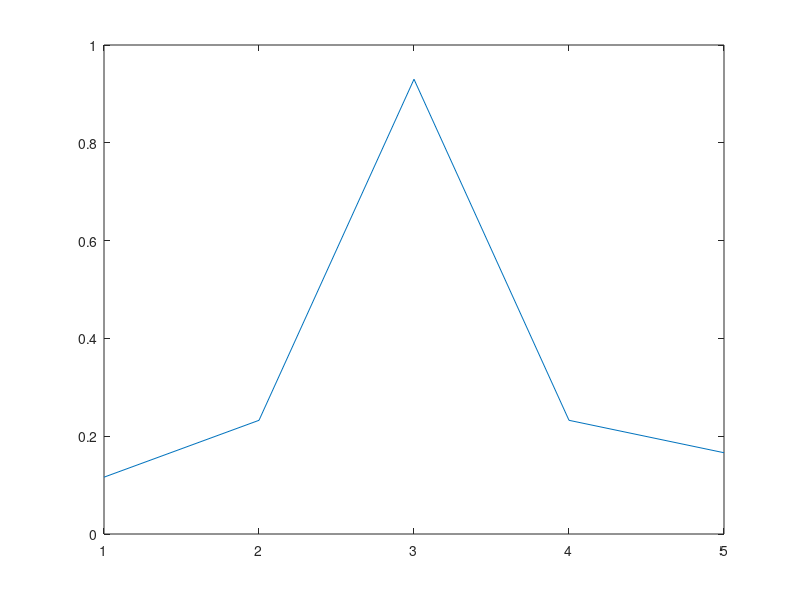
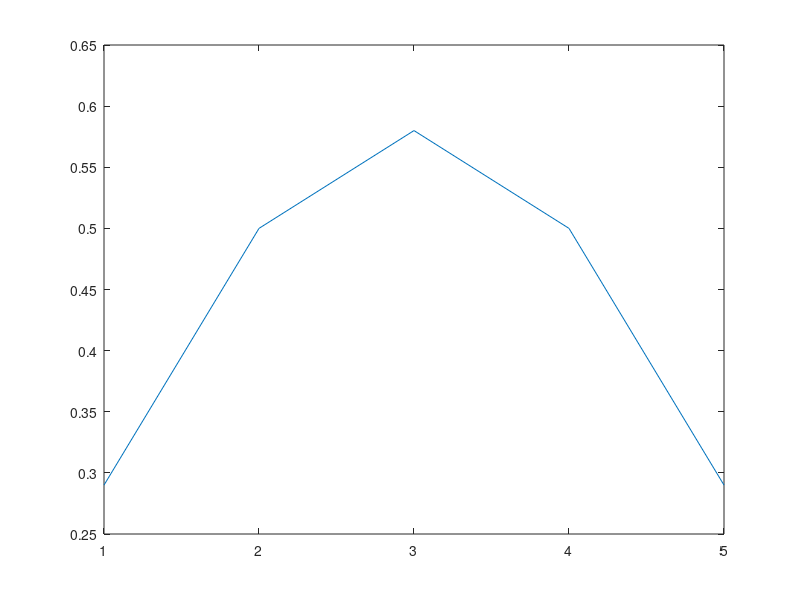

These charts were generated, in order, by the following MATLAB code: (Note: this script raises an error after producing the figures.)
h1 = [0.1162 0.2325 0.93 0.2325 0.1662];
h2 = [0.29 0.5 0.58 0.5 0.29];
Nc = 16;
SNRs = [0 2 4 6 8 10 12 14 16];
bpsk_map = [-1 1];

lambda1 = fft([h1 zeros(1, Nc-length(h1))]);
lambda2 = fft([h2 zeros(1, Nc-length(h2))]);

figure(1)
plot(h1);
figure(2)
plot(h2);


SERs1 = [];
SERs2 = [];
Sim_number = 100000;

for i=1:length(SNRs)
    snr = SNRs(i);
    ser1 = 0;
    ser2 = 0;
    
    for k = 1:Sim_number
        % modulation
        d_freq = [];
        for i = 1:Nc
            d_freq = [d_freq bpsk_map(randi([1 2]))];
        end

        % Putting d in time domain
        d_time = length(d_freq)*ifft(d_freq);
        x = [d_time(Nc-(length(h1)-1):Nc) d_time];

        c1 = conv(h1,x);
        c2 = conv(h2,x);

        sig_var1 = mean(abs(c1).^2);
        sig_var2 = mean(abs(c2).^2);   
        noise_var1 = sig_var1*10^(-snr/10);
        noise_var2 = sig_var2*10^(-snr/10);
        y1 = c1 + sqrt(noise_var1/2)*randn(1,length(c1)) + j*sqrt(noise_var1/2)*randn(1,length(c1));
        y2 = c2 + sqrt(noise_var2/2)*randn(1,length(c2)) + j*sqrt(noise_var2/2)*randn(1,length(c2));

    %     noise_var = 10^(-snr/10);
    %     y1 = c1 + sqrt(noise_var/2)*randn(1,length(c1)) + j*sqrt(noise_var/2)*randn(1,length(c1));
    %     y2 = c2 + sqrt(noise_var/2)*randn(1,length(c2)) + j*sqrt(noise_var/2)*randn(1,length(c2));    

        % Remove cp
        y1 = y1(length(y1)-Nc+1:end);
        y2 = y2(length(y2)-Nc+1:end);
        % Recover d_freq from y_freq
        d_freq_r1 = lambda1.*fft(y1);
        d_freq_r2 = lambda2.*fft(y2);

        dem1 = [];
        dem2 = [];

        % Coherent detection of each symbol
        for i = 1:length(d_freq_r1)
            dem1 = [dem1 coherent_det(real(d_freq_r1(i)))];
            dem2 = [dem2 coherent_det(real(d_freq_r2(i)))];
        end

        ser1 = ser1 + sum(abs(dem1 - d_freq)./2);
        ser2 = ser2 + sum(abs(dem2 - d_freq)./2);
    end
    
ser1 = ser1/Sim_number/Nc;
ser2 = ser2/Sim_number/Nc;

SERs1 = [SERs1 ser1];
SERs2 = [SERs2 ser2];   



end

figure(3)
semilogy(SNRs, SERs1, 'DisplayName','h1 = [0.1162 0.2325 0.93 0.2325 0.1662]');
hold on
semilogy(SNRs, SERs2, 'DisplayName','h2 = [0.29 0.5 0.58 0.5 0.29]');
legend
hold off

function y = coherent_det(x)
    y = 0;
    if(x>=0)
        y = 1;
    else
        y = -1;
    end
end